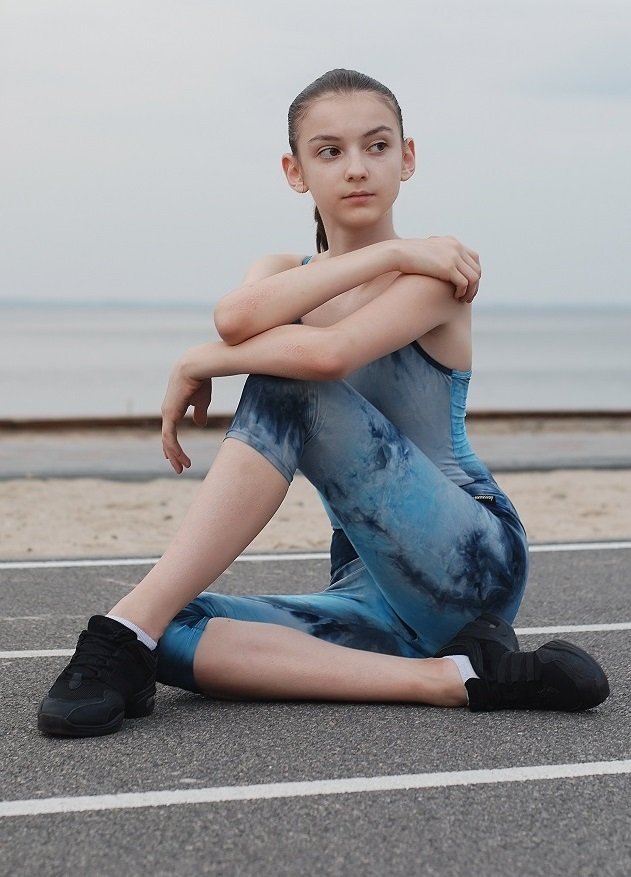
#> input picture OpenCV/image.jpg, 631 x 877 px, found by its file name
$ python '17-Image blending and masking.py'
#> lines starting #> are read from the running program, lines starting #| are printed output that depends on the picture
import cv2
import numpy as np

image1 = cv2.imread('image.jpg')
#> image1 is the input picture: shape (877, 631, 3); mean B, G, R 150.7, 148.7, 149.4
image2 = cv2.imread('mask.jpg')
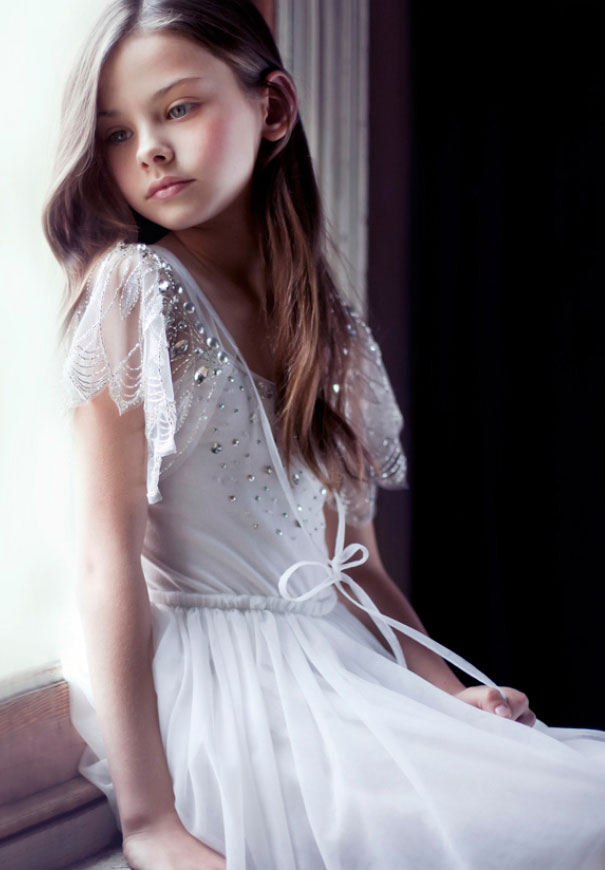
#> input picture OpenCV/Others/mask.jpg, 605 x 870 px
#> image2 is the input picture: shape (870, 605, 3); mean B, G, R 115.5, 110.2, 117.2

# Resize image2 to match image1 dimensions
image2_resized = cv2.resize(image2, (image1.shape[1], image1.shape[0]))

# Create a mask
mask = np.zeros_like(image1)
mask[50:400, 200:500] = 255

# Blend the images using the mask
blended_image = cv2.addWeighted(image1, 0.7, image2_resized, 0.3, 0)
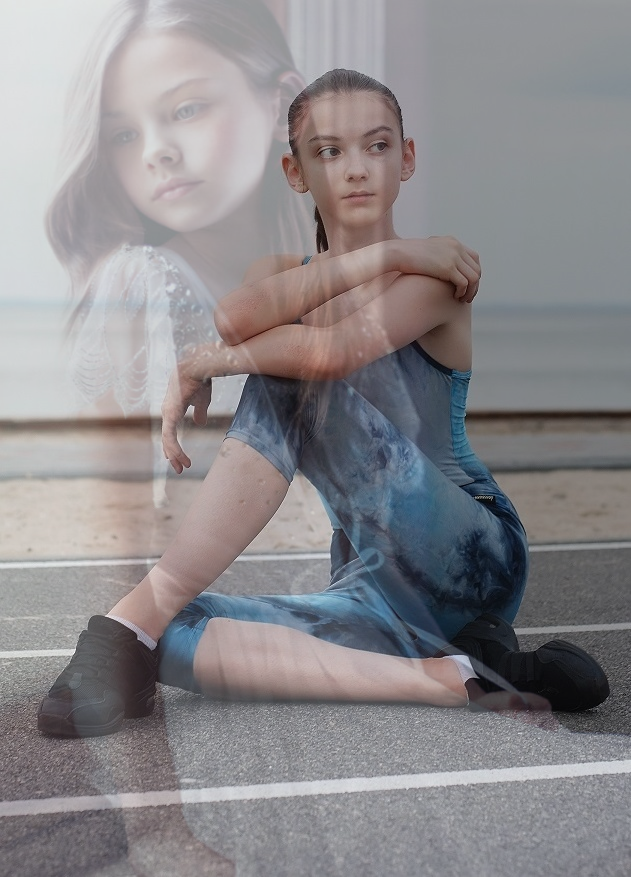
#> blended_image: shape (877, 631, 3); mean B, G, R 140.1, 137.1, 139.7
masked_image = cv2.bitwise_and(image1, mask)
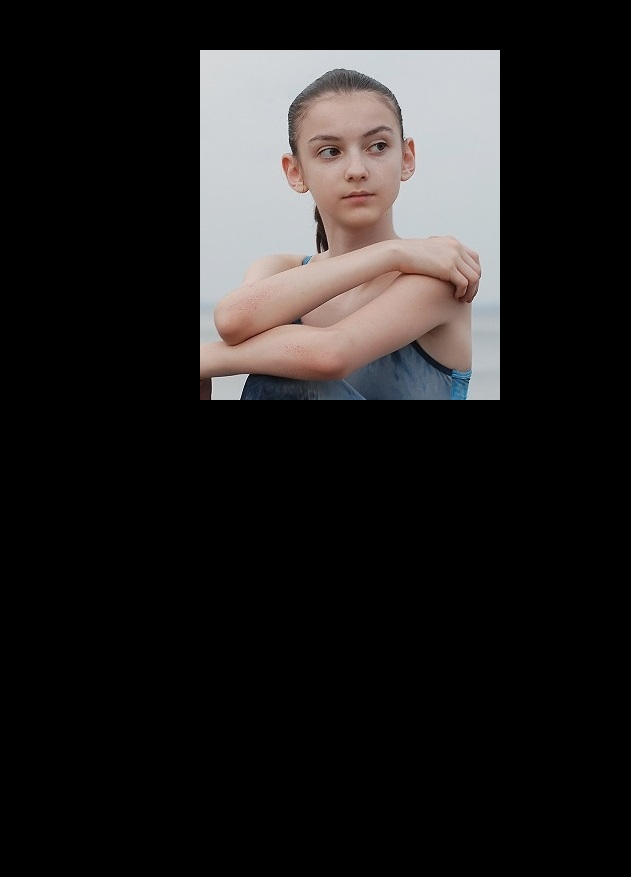
#> masked_image: shape (877, 631, 3); mean B, G, R 30.7, 31.2, 33.2

# Display the images
cv2.imshow('Blended Image', blended_image)
cv2.imshow('Masked Image', masked_image)
cv2.waitKey(0)
cv2.destroyAllWindows()
